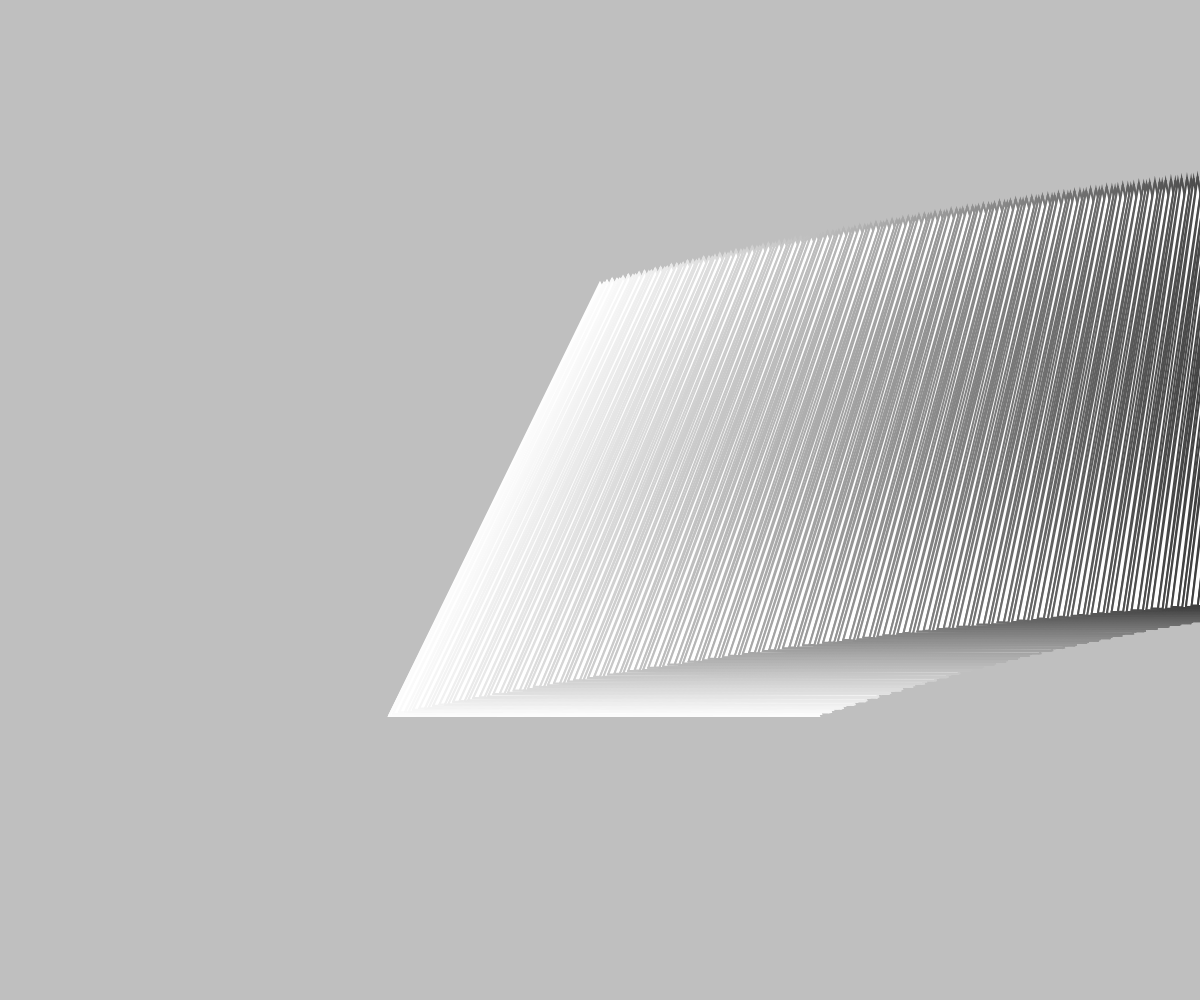
Frame 1 (no input)
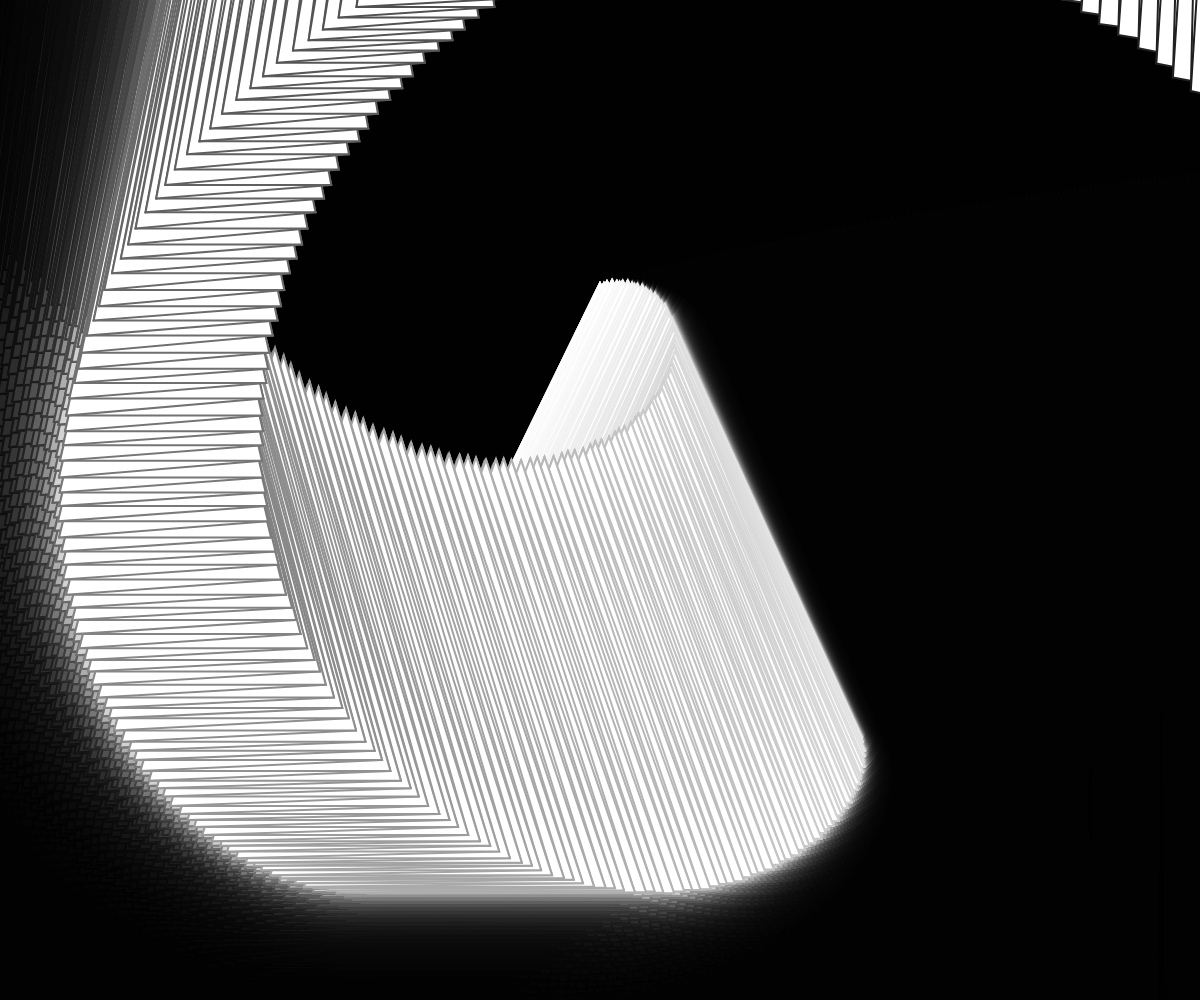
Frame 60 (no input)
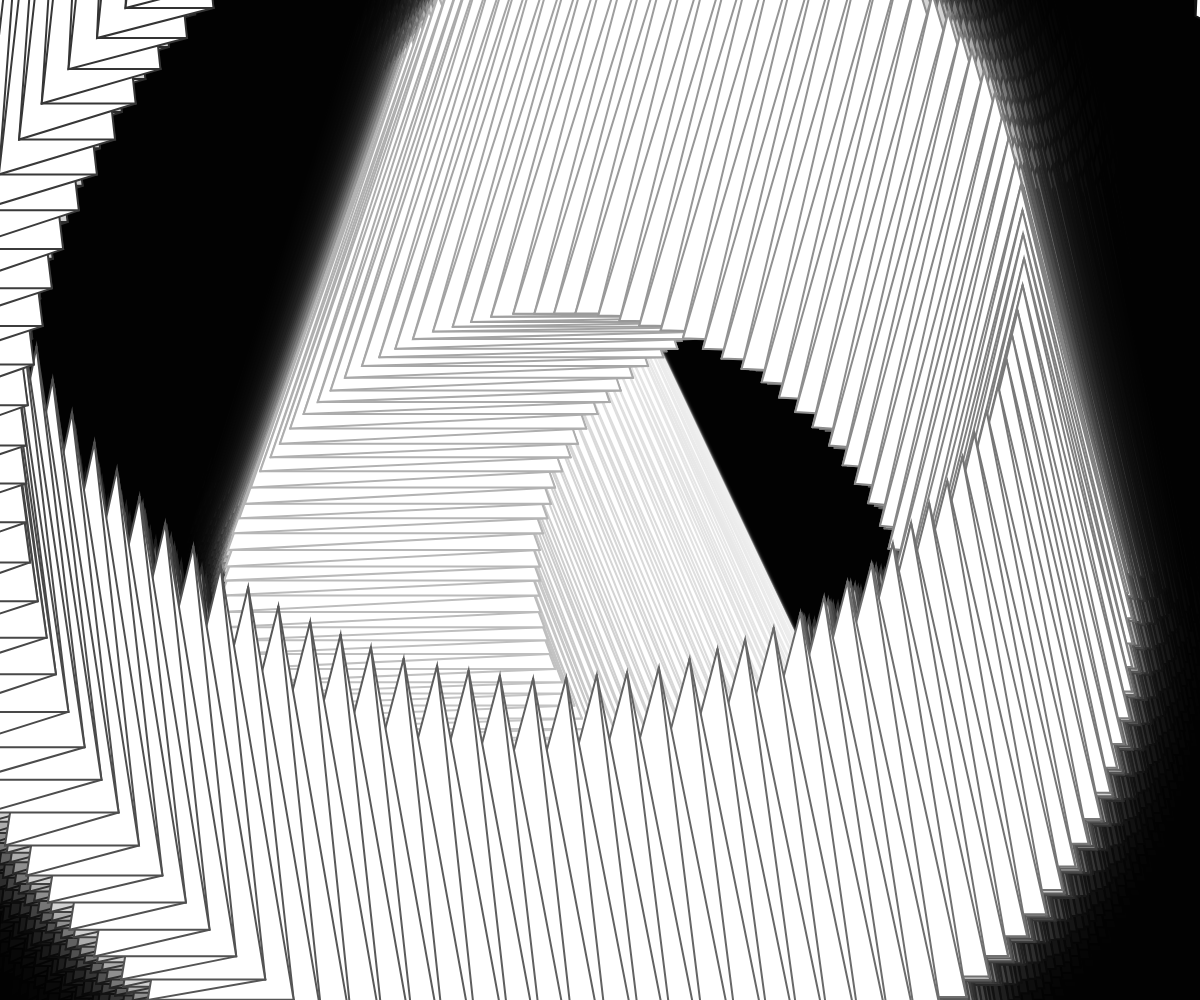
Frame 120 (the mouse pressed at the canvas centre since frame 60)

The p5.js sketch that drew these frames (run headless with seeded random() and noise() and a simulated clock; from frame 60 on, the mouse is pressed at the canvas centre):

// p5.js sketch
// ── sketch.js
class Particle {
  constructor(x, y) {
    this.x = x
    this.y = y
  }
}




function setup() {
  createCanvas(windowWidth, windowHeight);
}

function fib_fast(n) {
  let fibarr = [0, 1]
  let res = 0
  for (i = 0; i < n; i++) {

    let n_2 = fibarr[0]
    let n_1 = fibarr[1]
    res = n_2 + n_1
    fibarr[0] = fibarr[1]
    fibarr[1] = res
  }

  return res

}





function draw() {
  let radius = 8
  //frameRate(10)
  let circ = 2 * PI
  let PHI = 1.61803398875
  let PHI2 = 0.61803398875
  //let rand = map(random(), 0, 1, -1, 1)
  let dt = 0.0005
  background(0,0,0,64);
  colorMode(HSB, 360)
  
  let x = width/2
  let y = height/2
  
  //noFill()
  beginShape(TRIANGLE_STRIP)
  let dcount = 36*6
  for (j = 1; j < dcount; j++) {
    let px = x
    let py = y
    x = (radius/8) * cos((j * PHI)) + width / 2 + j * map(cos(j * frameCount * dt), -1, 1, -radius / 2, radius / 2) 
    y = (radius/8) * sin((j * PHI)) + height / 2 + j * map(sin(j * frameCount * dt), -1, 1, -radius / 2, radius / 2)
    
    
    
    // point(x, y)
    //point(px, py)
    
    strokeWeight(radius/4)
    stroke((floor((frameCount+1)*j*0.0001))%360, 
           0,
           floor(map(j,0,dcount,360,0)))
    
    //vertex (x,y+j)
    vertex (px,py-dcount-j)
    vertex (x+(dcount-j),y+(dcount-j))
    vertex (x-(dcount-j),y+(dcount-j))
    
    //stroke(0)
    //point(width/2,height/2)
    
    //ellipse(x, y, radius / 2)

  }
  endShape()

  //dt += 0.1

  //noLoop()
}
